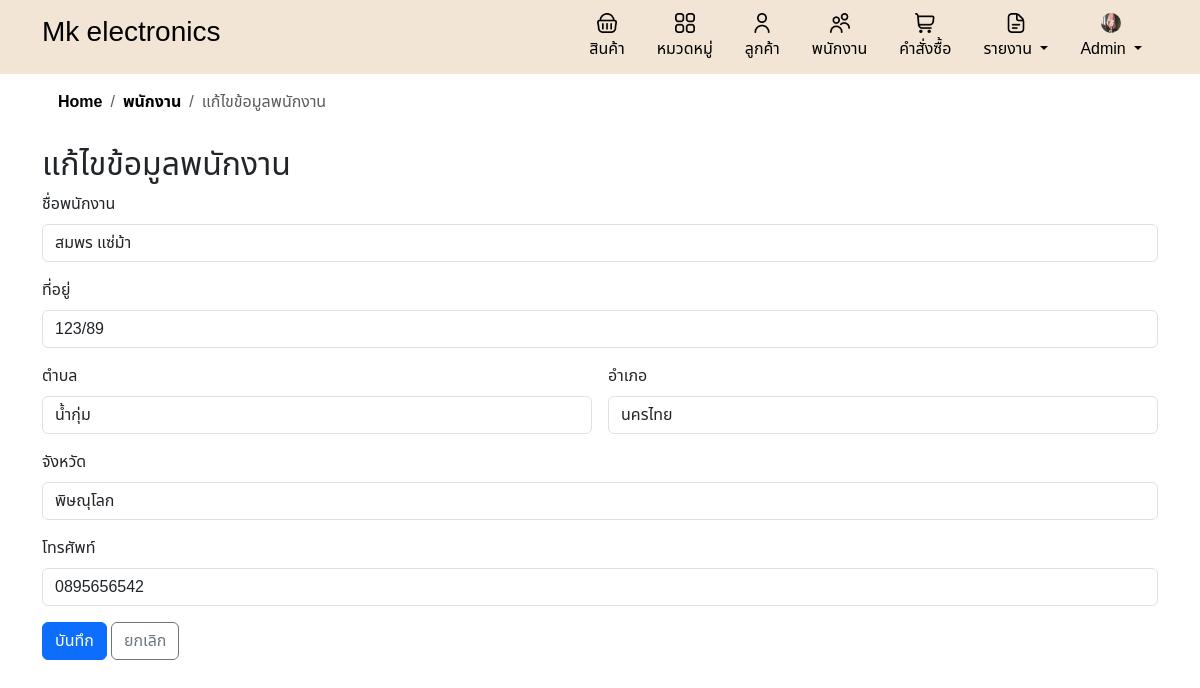
The page /edit_employee.php?employee_id=4 (signed in) on the database its author committed.
### tables this page shows
CREATE TABLE `companies` (
  `company_id` int(11) NOT NULL,
  `company_name` varchar(255) NOT NULL,
  `company_address` varchar(255) DEFAULT NULL,
  `company_phone` varchar(10) DEFAULT NULL,
  `company_email` varchar(100) DEFAULT NULL,
  `profile_image` varchar(255) DEFAULT NULL
);

CREATE TABLE `employees` (
  `employee_id` int(11) NOT NULL,
  `name` varchar(255) NOT NULL,
  `address` varchar(255) DEFAULT NULL,
  `district` varchar(100) DEFAULT NULL,
  `city` varchar(100) DEFAULT NULL,
  `province` varchar(100) DEFAULT NULL,
  `phone` varchar(10) DEFAULT NULL,
  `created_at` timestamp NOT NULL DEFAULT current_timestamp()
);

### edit_employee.php (the view, shortened to what this page needs)
<?php
include 'db.php';
include 'header.php';
include 'inc/links.php';
if (isset($_GET['employee_id'])) {
    $employee_id = $_GET['employee_id'];
    $sql = "SELECT * FROM employees WHERE employee_id = $employee_id";
    $result = $conn->query($sql);
    if ($result->num_rows > 0) {
        $employees = $result->fetch_assoc();
    } else {
        echo "ไม่พบข้อมูลพนักงาน";
        exit;
    }
} else {
    echo "ไม่มีข้อมูลพนักงาน";
    exit;
}
?>
<!DOCTYPE html>
<html lang="th">
<head>
</head>
<body>
    <div class="container">
        <nav aria-label="breadcrumb">
            <ol class="breadcrumb breadcrumb-chevron p-3 rounded -3">
                <li class="breadcrumb-item">
                    <a class="link-body-emphasis fw-semibold text-decoration-none" href="home.php">Home</a>
                </li>
                <li class="breadcrumb-item">
                    <a class="link-body-emphasis fw-semibold text-decoration-none" href="employee.php">พนักงาน</a>
                </li>
                <li class="breadcrumb-item active" aria-current="page">แก้ไขข้อมูลพนักงาน</li>
            </ol>
        </nav>
        <h2>แก้ไขข้อมูลพนักงาน</h2>
        <form method="post" action="edit_employee.php?employee_id=<?php echo $employee_id; ?>">
            <div class="mb-3">
                <label for="name" class="form-label">ชื่อพนักงาน</label>
                <input type="text" class="form-control" id="name" name="name" autocomplete="off"
                    value="<?php echo $employees['name']; ?>" required>
            </div>
            <div class="mb-3">
                <label for="address" class="form-label">ที่อยู่</label>
                <input type="text" class="form-control" id="address" name="address" autocomplete="off"
                    value="<?php echo $employees['address']; ?>" required>
            </div>
            <div class="row gx-3 mb-3">
                <div class="col-md-6">
                    <label for="district" class="form-label">ตำบล</label>
                    <input type="text" class="form-control" id="district" name="district" autocomplete="off"
                        value="<?php echo $employees['district']; ?>" required>
                </div>
                <div class="col-md-6">
                    <label for="city" class="form-label">อำเภอ</label>
                    <input type="text" class="form-control" id="amphoe" name="city" autocomplete="off"
                        value="<?php echo $employees['city']; ?>" required>
                </div>
            </div>
            <div class="mb-3">
                <label for="province" class="form-label">จังหวัด</label>
                <input type="text" class="form-control" id="province" name="province" autocomplete="off"
                    value="<?php echo $employees['province']; ?>" required>
            </div>
            <div class="mb-3">
                <label for="phone" class="form-label">โทรศัพท์</label>
                <input type="number" class="form-control" id="phone" name="phone" maxlength="10" pattern="\d{10}"
                    title="โปรดกรอกหมายเลขโทรศัพท์ที่มี 10 หลัก" value="<?php echo $employees['phone']; ?>"
                    autocomplete="off" required>
            </div>
            <button type="submit" class="btn btn-primary custom-btn-t">บันทึก</button>
            <a href="employee.php" class="btn btn-outline-secondary custom-btn-s">ยกเลิก</a>
        </form>
    </div>
</body>
</html>

### header.php (shortened to what this page needs)
<?php
include 'db.php';
$sql = "SELECT profile_image FROM companies WHERE company_id = 1";
$result = $conn->query($sql);
$profile_image = 'default.png';
if ($result->num_rows > 0) {
    $row = $result->fetch_assoc();
    if (!empty($row['profile_image'])) {
        $profile_image = $row['profile_image'];
    }
}
?>
<div class="header-container">
    <div class="container">
        <div class="d-flex flex-wrap align-items-center justify-content-center justify-content-lg-start">
            <a href="home.php"
                class="d-flex align-items-center my-2 my-lg-0 me-lg-auto <?php echo basename($_SERVER['PHP_SELF']) == 'home.php' ? 'text-secondary active' : 'text-black'; ?> text-decoration-none">
                <h3>Mk electronics</h3>
            </a>
            <ul class="nav col-12 col-lg-auto my-2 justify-content-center my-md-0">
                <li>
                    <a href="product.php"
                        class="nav-link <?php echo basename($_SERVER['PHP_SELF']) == 'product.php' ? 'text-secondary active' : 'text-black'; ?>">
                        <img src="image/shopping-basket.png" class="bi d-block mx-auto mb-1 icon" width="20"
                            height="20">
                        สินค้า
                    </a>
                </li>
                <li>
                    <a href="category.php"
                        class="nav-link <?php echo basename($_SERVER['PHP_SELF']) == 'category.php' ? 'text-secondary active' : 'text-black'; ?>">
                        <img src="image/apps.png" class="bi d-block mx-auto mb-1 icon" width="20"
                            height="20">
                        หมวดหมู่
                    </a>
                </li>
                <li>
                    <a href="customer.php"
                        class="nav-link <?php echo basename($_SERVER['PHP_SELF']) == 'customer.php' ? 'text-secondary active' : 'text-black'; ?>">
                        <img src="image/user (1).png" class="bi d-block mx-auto mb-1 icon" width="20" height="20">
                        ลูกค้า
                    </a>
                </li>
                <?php if ($_SESSION['role'] === 'admin'): ?>
                    <li>
                        <a href="employee.php"
                            class="nav-link <?php echo basename($_SERVER['PHP_SELF']) == 'employee.php' ? 'text-secondary active' : 'text-black'; ?>">
                            <img src="image/users.png" class="bi d-block mx-auto mb-1 icon" width="20" height="20">
                            พนักงาน
                        </a>
                    </li>
                <?php endif; ?>
                <li>
                    <a href="order.php"
                        class="nav-link <?php echo basename($_SERVER['PHP_SELF']) == 'order.php' ? 'text-secondary active' : 'text-black'; ?>">
                        <img src="image/shopping-cart.png" class="bi d-block mx-auto mb-1 icon" width="20" height="20">
                        คำสั่งซื้อ
                    </a>
                </li>
                <?php if ($_SESSION['role'] === 'admin'): ?>
                    <li class="nav-item dropdown">
                        <a href="#"
                            class="nav-link dropdown-toggle <?php echo basename($_SERVER['PHP_SELF']) == 'report.php' ? 'text-secondary active' : 'text-black'; ?>"
                            id="dropdownReport" role="button" data-bs-toggle="dropdown" aria-expanded="false">
                            <img src="image/document.png" class="bi d-block mx-auto mb-1 icon" width="20" height="20">
                            รายงาน
                        </a>
                    </li>
                    <li class="nav-item dropdown">
                        <a href="#"
                            class="nav-link dropdown-toggle <?php echo basename($_SERVER['PHP_SELF']) == 'admin.php' ? 'text-secondary active' : 'text-black'; ?>"
                            id="dropdownProfile" role="button" data-bs-toggle="dropdown" aria-expanded="false">
                            <img src="uploads/<?php echo htmlspecialchars($profile_image); ?>"
                                class="bi d-block mx-auto mb-1 icon rounded-circle" width="20" height="20"
                                alt="Profile Image">
                            <?php echo ($_SESSION['role'] === 'admin') ? 'Admin' : 'User'; ?>
                        </a>
                    </li>
                <?php endif; ?>
            </ul>
        </div>
    </div>
</div>
</body>
</html>

### style.css (style rules this page uses)
* { font-family: "Noto Sans Thai", sans-serif; }
html { overflow-y: scroll; }
body { font-family: "Noto Sans Thai", sans-serif; background-color: #ffffff; }
.header-container { width: 100%; background-color: #F2E5D5; padding: 5px; }
.custom-btn-t { background-color: #C7A98B; color: #000000; border: none; }
.custom-btn-s { color: #ff0000; border: none; border: 1px solid #ff0000; }
body { margin-bottom: 20px; padding: 0; background-color: #f8f9fa; }
html, body { height: 100%; }

### rows shown on the page
companies: profile_image (picture)
employees: name "สมพร แซ่ม้า", address "123/89", district "น้ำกุ่ม", city "นครไทย", province "พิษณุโลก", phone "0895656542"
